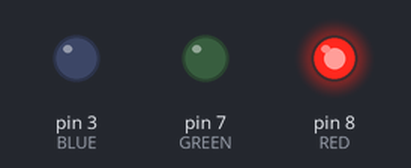
The sketch below on a simulated Arduino Uno, built with avr-gcc and run on an emulated ATmega328P. Shown: output pins drawn as LEDs (lit = HIGH).

Above: at 0.1 s.
At 1.1 s:
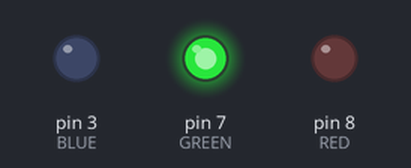
At 2.1 s:
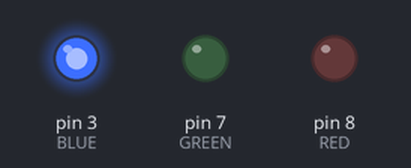
At 3.1 s:
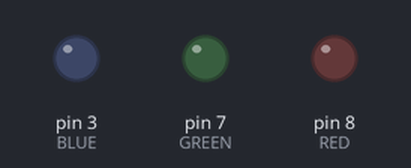
Timing chart, 0 to 4.6 s (numbered marks = the images above):
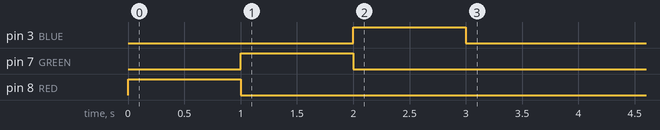

The sketch:

sketch_aug28a.ino
```cpp
#define RED 8
#define GREEN 7
#define BLUE 3

String value, color;

void setup()
{

  Serial.begin(9600);
  pinMode(RED, OUTPUT);
  pinMode(GREEN, OUTPUT);
  pinMode(BLUE, OUTPUT);
  analogWrite(RED, 255);
  delay(1000);
  analogWrite(RED, 0);
  analogWrite(GREEN, 255);
  delay(1000);
  analogWrite(GREEN, 0);
  analogWrite(BLUE, 255);
  delay(1000);
  analogWrite(BLUE, 0);
  delay(1000);
}

void loop()
{

  if (Serial.available() > 0)
  {
    color = Serial.readStringUntil('\n');
    if (color == "R")
    {
      value = Serial.readStringUntil('\n');
      analogWrite(RED, value.toInt());
    }
    if (color == "G")
    {
      value = Serial.readStringUntil('\n');
      analogWrite(GREEN, value.toInt());
    }
    if (color == "B")
    {
      value = Serial.readStringUntil('\n');
      analogWrite(BLUE, value.toInt());
    }
  }
}
```
